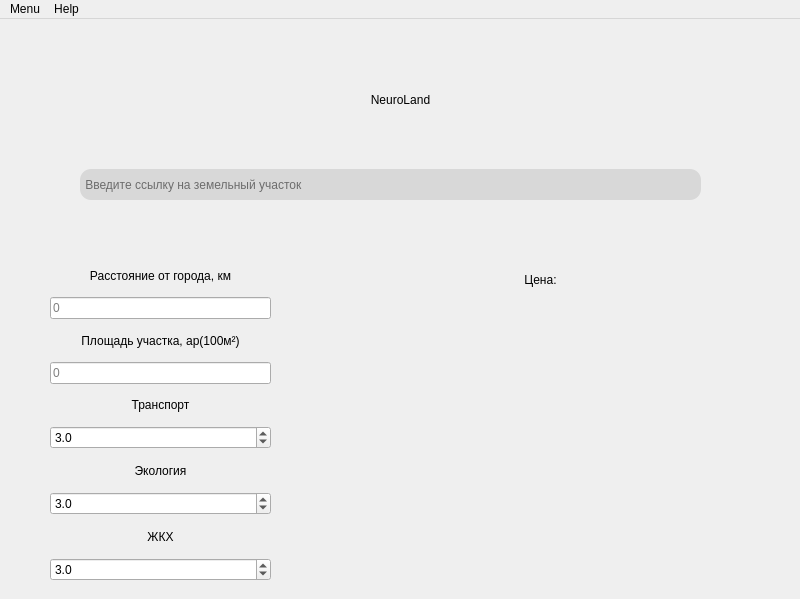
<?xml version="1.0" encoding="UTF-8"?>
<ui version="4.0">
 <class>MainWindow</class>
 <widget class="QMainWindow" name="MainWindow">
  <property name="geometry">
   <rect>
    <x>0</x>
    <y>0</y>
    <width>800</width>
    <height>599</height>
   </rect>
  </property>
  <property name="cursor">
   <cursorShape>ArrowCursor</cursorShape>
  </property>
  <property name="windowTitle">
   <string>MainWindow</string>
  </property>
  <property name="windowOpacity">
   <double>1.000000000000000</double>
  </property>
  <property name="styleSheet">
   <string notr="true">QMainWindow{
	background-image: url(&quot;C:/Users/isupo/Google Диск/Programming/Python Programming/Python Data Science/NeuroLand/ui/xd.jpg&quot;);
}</string>
  </property>
  <property name="unifiedTitleAndToolBarOnMac">
   <bool>false</bool>
  </property>
  <widget class="QWidget" name="centralwidget">
   <widget class="QLineEdit" name="lineEdit">
    <property name="geometry">
     <rect>
      <x>80</x>
      <y>150</y>
      <width>621</width>
      <height>31</height>
     </rect>
    </property>
    <property name="cursor">
     <cursorShape>IBeamCursor</cursorShape>
    </property>
    <property name="toolTip">
     <string/>
    </property>
    <property name="styleSheet">
     <string notr="true">background-color:rgba(192, 192, 192, 0.5);
font: 75 12pt &quot;MS Shell Dlg 2&quot;;
border-radius: 11px;</string>
    </property>
    <property name="alignment">
     <set>Qt::AlignLeading|Qt::AlignLeft|Qt::AlignVCenter</set>
    </property>
    <property name="placeholderText">
     <string> Введите ссылку на земельный участок</string>
    </property>
   </widget>
   <widget class="QLineEdit" name="lineEdit_5">
    <property name="geometry">
     <rect>
      <x>280</x>
      <y>290</y>
      <width>501</width>
      <height>101</height>
     </rect>
    </property>
    <property name="focusPolicy">
     <enum>Qt::StrongFocus</enum>
    </property>
    <property name="styleSheet">
     <string notr="true">border: none;
font: 100 44pt &quot;MS Shell Dlg 2&quot;;
background-color: rgba(0, 0, 0, 0);</string>
    </property>
    <property name="alignment">
     <set>Qt::AlignCenter</set>
    </property>
   </widget>
   <widget class="QLabel" name="label_6">
    <property name="geometry">
     <rect>
      <x>490</x>
      <y>240</y>
      <width>101</width>
      <height>41</height>
     </rect>
    </property>
    <property name="styleSheet">
     <string notr="true">font: 75 25pt &quot;MS Shell Dlg 2&quot;;</string>
    </property>
    <property name="text">
     <string>Цена:</string>
    </property>
    <property name="alignment">
     <set>Qt::AlignCenter</set>
    </property>
   </widget>
   <widget class="QWidget" name="verticalLayoutWidget">
    <property name="geometry">
     <rect>
      <x>50</x>
      <y>241</y>
      <width>221</width>
      <height>321</height>
     </rect>
    </property>
    <layout class="QVBoxLayout" name="verticalLayout">
     <item>
      <widget class="QLabel" name="label">
       <property name="styleSheet">
        <string notr="true">font: 75 12pt &quot;MS Shell Dlg 2&quot;;</string>
       </property>
       <property name="text">
        <string>Расстояние от города, км</string>
       </property>
       <property name="alignment">
        <set>Qt::AlignCenter</set>
       </property>
      </widget>
     </item>
     <item>
      <widget class="QLineEdit" name="lineEdit_3">
       <property name="styleSheet">
        <string notr="true">font: 12pt &quot;MS Shell Dlg 2&quot;;</string>
       </property>
       <property name="placeholderText">
        <string>0</string>
       </property>
      </widget>
     </item>
     <item>
      <widget class="QLabel" name="label_2">
       <property name="styleSheet">
        <string notr="true">font: 75 12pt &quot;MS Shell Dlg 2&quot;;</string>
       </property>
       <property name="text">
        <string>Площадь участка, ар(100м²)</string>
       </property>
       <property name="alignment">
        <set>Qt::AlignCenter</set>
       </property>
      </widget>
     </item>
     <item>
      <widget class="QLineEdit" name="lineEdit_4">
       <property name="styleSheet">
        <string notr="true">font: 12pt &quot;MS Shell Dlg 2&quot;;</string>
       </property>
       <property name="placeholderText">
        <string>0</string>
       </property>
      </widget>
     </item>
     <item>
      <widget class="QLabel" name="label_3">
       <property name="toolTip">
        <string/>
       </property>
       <property name="styleSheet">
        <string notr="true">font: 75 12pt &quot;MS Shell Dlg 2&quot;;
label-&gt;setToolTip (&quot;Подсказка&quot;);</string>
       </property>
       <property name="text">
        <string>Транспорт</string>
       </property>
       <property name="alignment">
        <set>Qt::AlignCenter</set>
       </property>
      </widget>
     </item>
     <item>
      <widget class="QDoubleSpinBox" name="doubleSpinBox_1">
       <property name="focusPolicy">
        <enum>Qt::WheelFocus</enum>
       </property>
       <property name="styleSheet">
        <string notr="true">font: 12pt &quot;MS Shell Dlg 2&quot;;</string>
       </property>
       <property name="decimals">
        <number>1</number>
       </property>
       <property name="minimum">
        <double>1.000000000000000</double>
       </property>
       <property name="maximum">
        <double>5.000000000000000</double>
       </property>
       <property name="singleStep">
        <double>0.100000000000000</double>
       </property>
       <property name="value">
        <double>3.000000000000000</double>
       </property>
      </widget>
     </item>
     <item>
      <widget class="QLabel" name="label_4">
       <property name="styleSheet">
        <string notr="true">font: 75 12pt &quot;MS Shell Dlg 2&quot;;</string>
       </property>
       <property name="text">
        <string>Экология</string>
       </property>
       <property name="alignment">
        <set>Qt::AlignCenter</set>
       </property>
      </widget>
     </item>
     <item>
      <widget class="QDoubleSpinBox" name="doubleSpinBox_2">
       <property name="styleSheet">
        <string notr="true">font: 12pt &quot;MS Shell Dlg 2&quot;;</string>
       </property>
       <property name="decimals">
        <number>1</number>
       </property>
       <property name="minimum">
        <double>1.000000000000000</double>
       </property>
       <property name="maximum">
        <double>5.000000000000000</double>
       </property>
       <property name="singleStep">
        <double>0.100000000000000</double>
       </property>
       <property name="value">
        <double>3.000000000000000</double>
       </property>
      </widget>
     </item>
     <item>
      <widget class="QLabel" name="label_5">
       <property name="styleSheet">
        <string notr="true">font: 75 12pt &quot;MS Shell Dlg 2&quot;;</string>
       </property>
       <property name="text">
        <string>ЖКХ</string>
       </property>
       <property name="alignment">
        <set>Qt::AlignCenter</set>
       </property>
      </widget>
     </item>
     <item>
      <widget class="QDoubleSpinBox" name="doubleSpinBox_3">
       <property name="styleSheet">
        <string notr="true">font: 12pt &quot;MS Shell Dlg 2&quot;;</string>
       </property>
       <property name="decimals">
        <number>1</number>
       </property>
       <property name="minimum">
        <double>1.000000000000000</double>
       </property>
       <property name="maximum">
        <double>5.000000000000000</double>
       </property>
       <property name="singleStep">
        <double>0.100000000000000</double>
       </property>
       <property name="value">
        <double>3.000000000000000</double>
       </property>
      </widget>
     </item>
    </layout>
   </widget>
   <widget class="QWidget" name="verticalLayoutWidget_2">
    <property name="geometry">
     <rect>
      <x>0</x>
      <y>30</y>
      <width>801</width>
      <height>101</height>
     </rect>
    </property>
    <layout class="QVBoxLayout" name="verticalLayout_2">
     <item>
      <widget class="QLabel" name="label_7">
       <property name="styleSheet">
        <string notr="true">font: italic 40pt &quot;Monotype Corsiva&quot;;
border: none</string>
       </property>
       <property name="text">
        <string>NeuroLand</string>
       </property>
       <property name="alignment">
        <set>Qt::AlignCenter</set>
       </property>
      </widget>
     </item>
    </layout>
   </widget>
   <widget class="QLabel" name="label_8">
    <property name="geometry">
     <rect>
      <x>20</x>
      <y>405</y>
      <width>31</width>
      <height>31</height>
     </rect>
    </property>
    <property name="toolTip">
     <string>&lt;html&gt;&lt;head/&gt;&lt;body&gt;&lt;p&gt;&lt;span style=&quot; font-family:'JetBrains Mono';&quot;&gt;1. Отсутствие общественного транспорта и удаленность от шоссе&lt;br/&gt;2. Непосредсвтенная близость к автомагистрали&lt;br/&gt;3. Наличие остановок общественного транспорта, транпорт ходит в интервале 1 часа&lt;br/&gt;4. Есть все виды транспорта, приезжающих в интервале 15 минут&lt;br/&gt;5. Наличие всех видов транспорта, приезжающих в интервале 5 и менее минут&lt;/span&gt;&lt;/p&gt;&lt;/body&gt;&lt;/html&gt;</string>
    </property>
    <property name="styleSheet">
     <string notr="true"/>
    </property>
    <property name="text">
     <string/>
    </property>
    <property name="pixmap">
     <pixmap>qq.png</pixmap>
    </property>
   </widget>
   <widget class="QLabel" name="label_9">
    <property name="geometry">
     <rect>
      <x>20</x>
      <y>474</y>
      <width>31</width>
      <height>21</height>
     </rect>
    </property>
    <property name="toolTip">
     <string>&lt;html&gt;&lt;head/&gt;&lt;body&gt;&lt;p&gt;&lt;span style=&quot; font-family:'JetBrains Mono';&quot;&gt;1. Загрязнённая местность, близость к заводам или к ЭС&lt;br/&gt;2. Наличие субботников, близоть к лесу&lt;br/&gt;3. Небольшое количество загрязнённых участков, наличие мусорных баков&lt;br/&gt;4. Территория не загрязнена, наличие дворников&lt;br/&gt;5. Чистая территория, удалённость от заводов и ЭС, большое количество деревьев и растений&lt;/span&gt;&lt;/p&gt;&lt;/body&gt;&lt;/html&gt;</string>
    </property>
    <property name="styleSheet">
     <string notr="true"/>
    </property>
    <property name="text">
     <string/>
    </property>
    <property name="pixmap">
     <pixmap>qq.png</pixmap>
    </property>
   </widget>
   <widget class="QLabel" name="label_10">
    <property name="geometry">
     <rect>
      <x>20</x>
      <y>540</y>
      <width>31</width>
      <height>21</height>
     </rect>
    </property>
    <property name="toolTip">
     <string>&lt;html&gt;&lt;head/&gt;&lt;body&gt;&lt;p&gt;&lt;span style=&quot; font-family:'JetBrains Mono';&quot;&gt;1. Отсутствие коммуникации&lt;br/&gt;2. Наличие холодной, горячей воды, газа, происходят частые перебои работы (нав ремя отключается горячая вода)&lt;br/&gt;3. Наличие холодной, горячей воды, газа, происходят частые перебои работы, но есть быстрый отклик работников на поломки&lt;br/&gt;4. Присутствует обычные услуги ЖКХ, по типу, уборка двора и его ремонт, наличие мусорных баков, мусоровоза и т.д. &lt;br/&gt;5. Присутствуют все необходимые удобства: происходят собрания жильцов домов, дворники, присутсвует быстрый отклик на поломки и т.д.&lt;/span&gt;&lt;/p&gt;&lt;/body&gt;&lt;/html&gt;</string>
    </property>
    <property name="styleSheet">
     <string notr="true"/>
    </property>
    <property name="text">
     <string/>
    </property>
    <property name="pixmap">
     <pixmap>qq.png</pixmap>
    </property>
   </widget>
  </widget>
  <widget class="QMenuBar" name="menubar">
   <property name="geometry">
    <rect>
     <x>0</x>
     <y>0</y>
     <width>800</width>
     <height>21</height>
    </rect>
   </property>
   <widget class="QMenu" name="menuMenu">
    <property name="title">
     <string>Menu</string>
    </property>
    <addaction name="actionAdvenced_Mode"/>
   </widget>
   <widget class="QMenu" name="menuHelp">
    <property name="title">
     <string>Help</string>
    </property>
   </widget>
   <addaction name="menuMenu"/>
   <addaction name="menuHelp"/>
  </widget>
  <action name="actionAdvenced_Mode">
   <property name="text">
    <string>Advenced Mode</string>
   </property>
  </action>
 </widget>
 <resources/>
 <connections/>
</ui>
